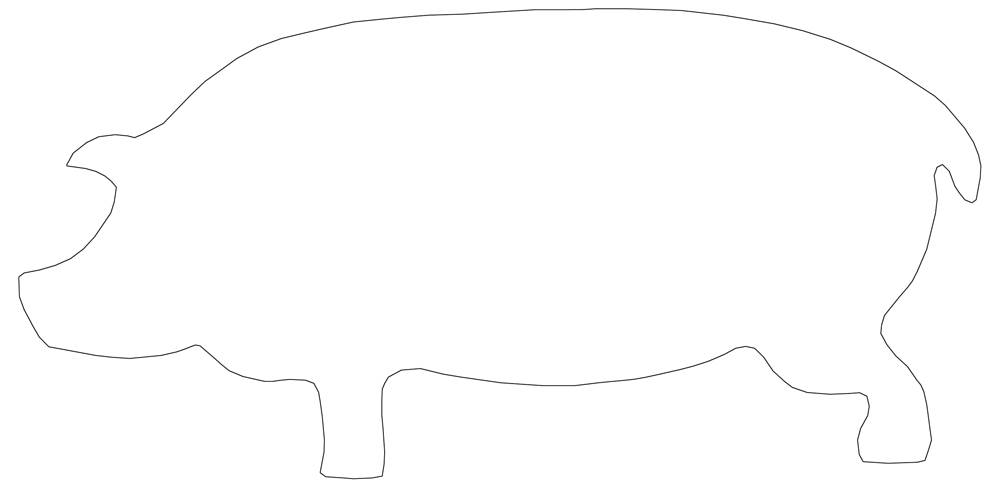
#> input picture polygon/sample3.jpg, 1000 x 488 px
$ python polygon-gen.py
#> lines starting #> are read from the running program, lines starting #| are printed output that depends on the picture; after the words box and inside, x2 and y2 are one past the last pixel; in counts of white or black regions, pixels touching at a corner belong together
import cv2
import numpy as np
import matplotlib.pyplot as plt

input_image = "sample3.jpg"

src = cv2.imread(input_image, 1)
#> src is the input picture: shape (488, 1000, 3); min 29, max 255, mean 253.5
max_threshold = np.max(src)
#> max_threshold = 255
min_threshold = np.max(src[src < max_threshold])
#> min_threshold = 254
src = cv2.imread(input_image, 1)
gray = cv2.cvtColor(src, cv2.COLOR_BGR2GRAY)
ret, thresh = cv2.threshold(gray, min_threshold, max_threshold, cv2.THRESH_BINARY)
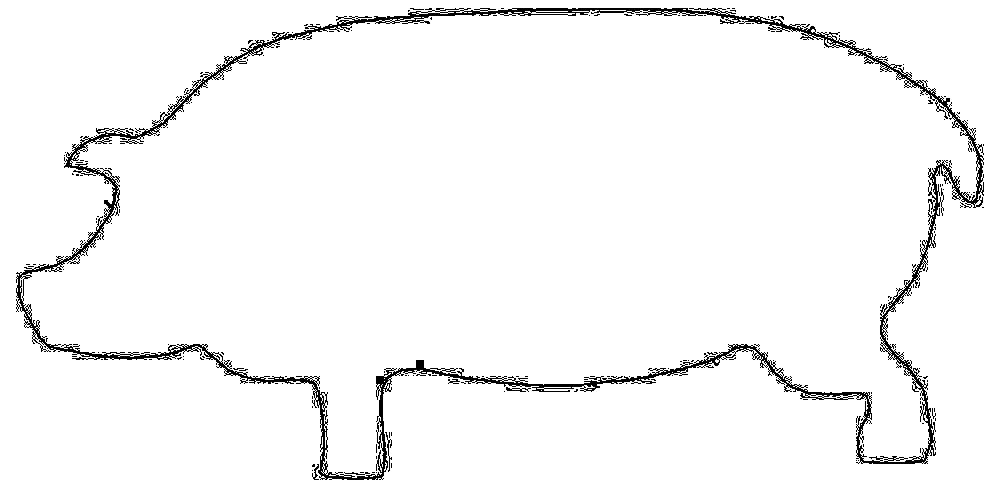
#> thresh: shape (488, 1000); 96.5% white; black in thin lines or dots
#> ret = 254
plt.imshow(gray)

contours, hierarchy = cv2.findContours(thresh, cv2.RETR_TREE, cv2.CHAIN_APPROX_SIMPLE)
#> contours = 1707 contours, 1636 with area under 20; largest, box (x1, y1, x2, y2) and area: (0, 0, 1000, 488) 486513, (15, 7, 984, 481) 303358, (20, 10, 980, 478) 287435, (519, 12, 569, 17) 103, (799, 392, 825, 401) 66

hull = []
for i in range(len(contours)):
    hull.append(cv2.convexHull(contours[i], False))
#> after the loop, hull = 1707 contours, 1608 with area under 20; largest, box (x1, y1, x2, y2) and area: (0, 0, 1000, 488) 486513, (15, 7, 984, 481) 381374, (20, 10, 980, 478) 367844, (519, 12, 569, 17) 145, (799, 392, 825, 401) 104

drawing = np.zeros((thresh.shape[0], thresh.shape[1], 3), np.uint8)
color_contours = (0, 255, 0)
color = (255, 0, 0)
print("Counture found : ", len(contours))
#| Counture found :  1707

outer_contour_index = 0
outer_contour_area = 0
for i in range(len(contours)):
    if len(contours[i]) > 4 and (cv2.contourArea(contours[i]) > outer_contour_area):
        outer_contour_area = cv2.contourArea(contours[i])
        outer_contour_index = i
#> this loop made 1707 passes
#> outer_contour_area on passes 11, 83, 800: 57.5, 65.5, 303358.5
#> after the loop, outer_contour_area = 303358.5; outer_contour_index = 799
print("Largest contour index : ", outer_contour_index)
#| Largest contour index :  799

outer_contour = contours[outer_contour_index]
#> outer_contour = contour of 2573 points, box (x1, y1, x2, y2) (15, 7, 984, 481), area 303358
cv2.drawContours(drawing, contours, outer_contour_index, color_contours, 1, 8, hierarchy)
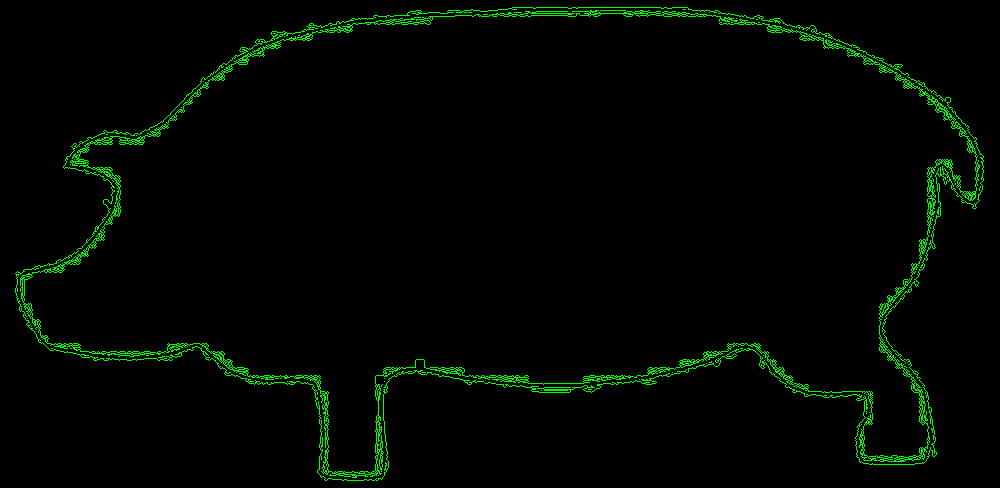
#> drawing: shape (488, 1000, 3); mean of channels 0, 1, 2 0, 6.1, 0; drawn as B, G, R
cv2.drawContours(drawing, hull, outer_contour_index, color, 1, 8)
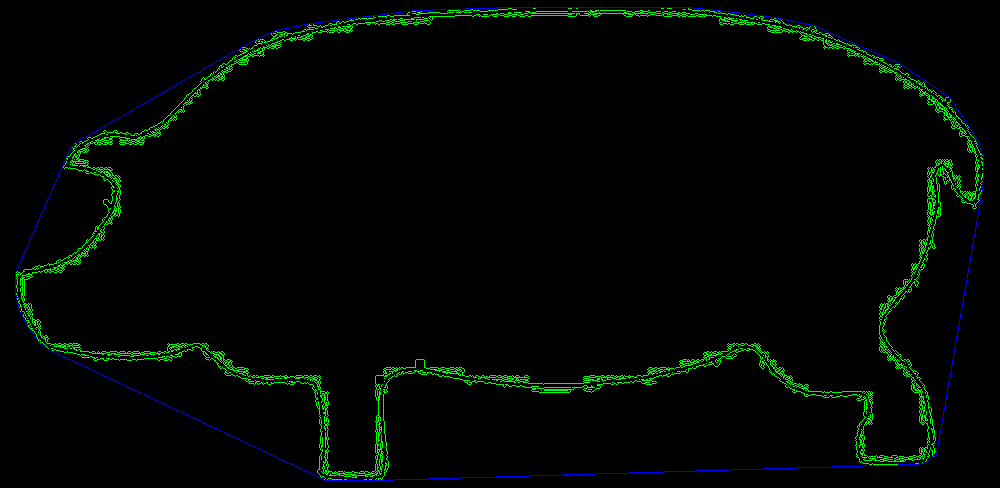
#> drawing: shape (488, 1000, 3); 0.48% of pixels changed, all inside (x1, y1, x2, y2) = (15, 7, 984, 481); drawn as B, G, R

hull_points = np.asarray(hull[outer_contour_index])
#> hull_points = contour of 35 points, box (x1, y1, x2, y2) (15, 7, 984, 481), area 381374
fig = plt.figure(figsize=(10, 10))
plt.imshow(drawing)

drawing = np.zeros((thresh.shape[0], thresh.shape[1], 3), np.uint8)
color = (255, 0, 0)

fig = plt.figure(figsize=(10, 10))
for i in range(len(hull_points)):
    first_point = hull_points[i][0]
    last_point = hull_points[(i+1)%len(hull_points)][0]
    perp_point = (first_point[0], last_point[1])
    plt.plot([first_point[0], perp_point[0]], [first_point[1], perp_point[1]], color)
    plt.plot([perp_point[0], last_point[0]], [perp_point[1], last_point[1]], color)
#> this loop made 35 passes
#> (first_point, last_point, perp_point) on passes 2, 3, 4, 5, 6, 7, 8, 9, 10, 12, 13, 14: ([687, 7], [717, 10], (687, 10)), ([717, 10], [759, 15], (717, 15)), ([759, 15], [779, 18], (759, 18)), ([779, 18], [813, 25], (779, 25)), ([813, 25], [901, 64], (813, 64)), ([901, 64], [949, 97], (901, 97)), ([949, 97], [950, 98], (949, 98)), ([950, 98], [976, 138], (950, 138)), ([976, 138], [983, 156], (976, 156)), ([983, 180], [982, 189], (983, 189)), ([982, 189], [936, 454], (982, 454)), ([936, 454], [934, 456], (936, 456))
#> (last_point, perp_point) on passes 1, 18: ([687, 7], (512, 7)), ([325, 480], (377, 480))

plt.imshow(drawing)

drawing = np.zeros((thresh.shape[0], thresh.shape[1], 3), np.uint8)
color_contours = (0, 255, 0)
color = (255, 0, 0)

for c_index in range(len(contours[outer_contour_index])):
    drawing[contours[outer_contour_index][c_index][0][1], contours[outer_contour_index][c_index][0][0]] = color
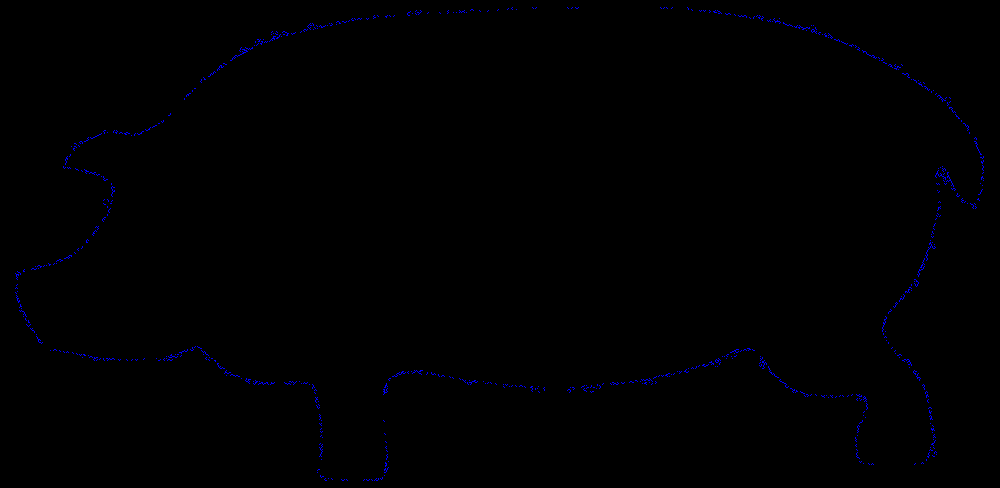
#> drawing: shape (488, 1000, 3); mean of channels 0, 1, 2 1.3, 0, 0; drawn as B, G, R

fig = plt.figure(figsize=(10, 10))
plt.imshow(drawing)
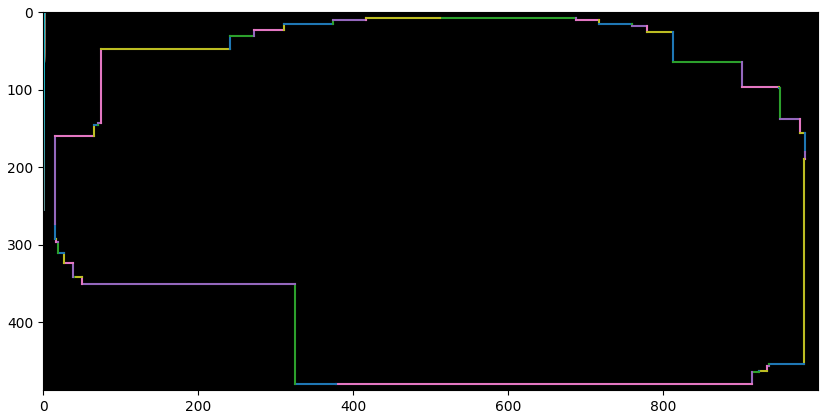
#> figure drawn by matplotlib, 1 panel

$ run again, with polygon/sample2.jpg copied over polygon/sample3.jpg
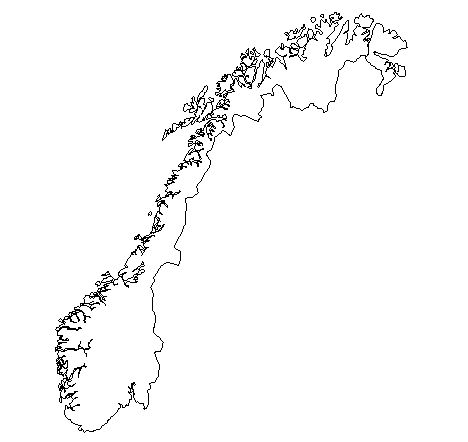
#> input picture polygon/sample2.jpg, 468 x 442 px
#> src is the input picture: shape (442, 468, 3); min 0, max 255, mean 248.8
#> max_threshold = 255
#> min_threshold = 254
#> `ret, thresh = cv2.threshold(gray, min_threshold, max_threshold, cv2.TH..`:
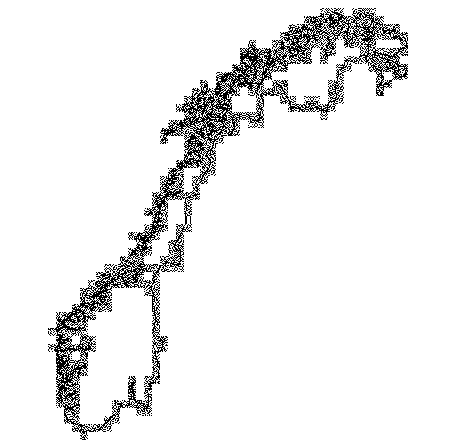
#> thresh: shape (442, 468); 92.9% white; black in thin lines or dots, all inside (x1, y1, x2, y2) = (48, 8, 408, 440)
#> contours = 2565 contours, 2468 with area under 20; largest, box (x1, y1, x2, y2) and area: (0, 0, 468, 442) 205947, (175, 41, 284, 169) 3688, (53, 305, 93, 405) 1732, (133, 167, 185, 258) 1068, (280, 23, 320, 61) 687
#> after the loop `for i in range(len(contours)):`: hull = 2565 contours, 2456 with area under 20; largest, box (x1, y1, x2, y2) and area: (0, 0, 468, 442) 205947, (175, 41, 284, 169) 6328, (53, 305, 93, 405) 2904, (133, 167, 185, 258) 1945, (83, 269, 132, 305) 1027
#| Counture found :  2565
#> the loop `for i in range(len(contours)):` made 2565 passes
#> outer_contour_area on passes 28, 30, 46, 170, 237, 527, 2088: 22, 23.5, 98.5, 191, 368.5, 1731.5, 3688
#> after the loop `for i in range(len(contours)):`: outer_contour_area = 3688; outer_contour_index = 2087
#| Largest contour index :  2087
#> outer_contour = contour of 1078 points, box (x1, y1, x2, y2) (175, 41, 284, 169), area 3688
#> hull_points = contour of 16 points, box (x1, y1, x2, y2) (175, 41, 284, 169), area 6328
#> the loop `for i in range(len(hull_points)):` made 16 passes
#> (first_point, last_point, perp_point) on passes 2, 3, 4, 5, 7, 8, 9, 10: ([253, 41], [269, 47], (253, 47)), ([269, 47], [276, 53], (269, 53)), ([276, 53], [282, 59], (276, 59)), ([282, 59], [283, 62], (282, 62)), ([283, 63], [272, 79], (283, 79)), ([272, 79], [210, 167], (272, 167)), ([210, 167], [209, 168], (210, 168)), ([209, 168], [208, 167], (209, 167))
#> `plt.imshow(drawing)`:
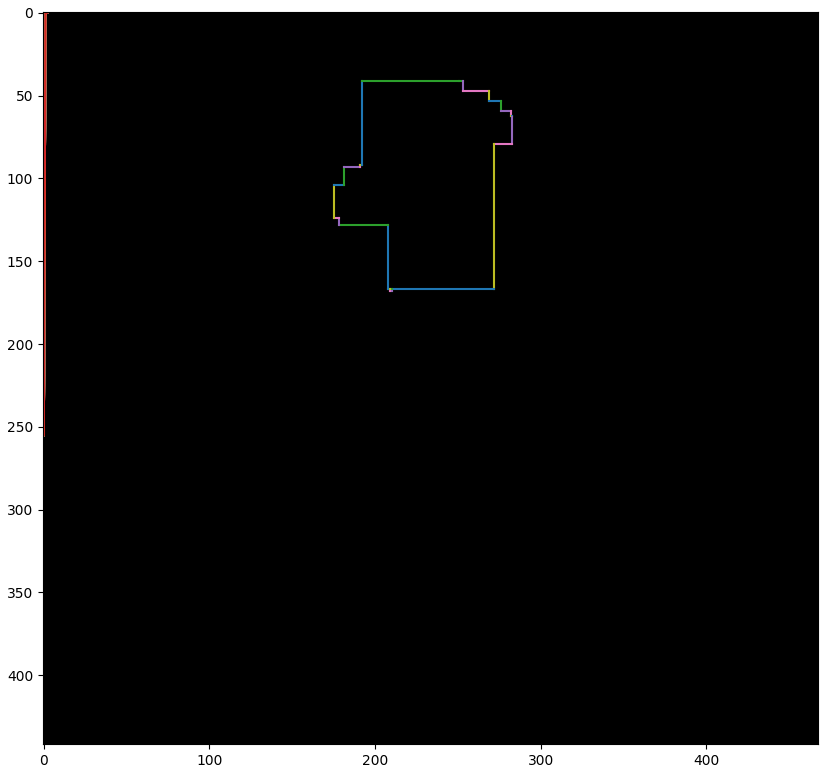
#> figure drawn by matplotlib, 1 panel
